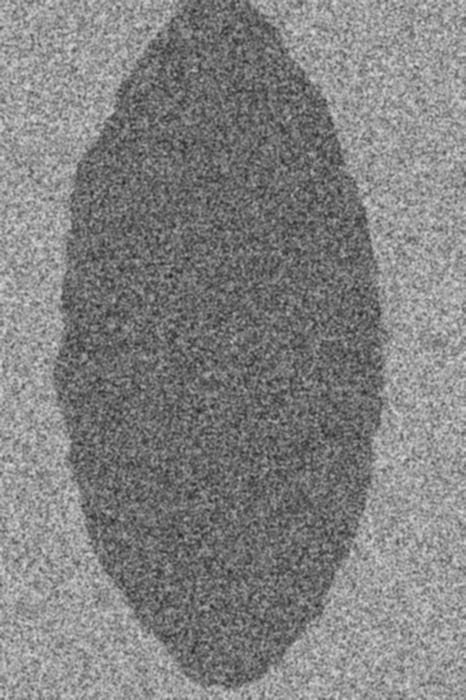
#> input picture DataTraining/BigDomain/04_GuassianBlur.png, 466 x 700 px, found by its file name
$ python 05_MedianFiltering.py
#> lines starting #> are read from the running program, lines starting #| are printed output that depends on the picture
import numpy as np
import cv2
import matplotlib as mpl
import matplotlib.pyplot as plt

mpl.style.use('myMatplotlibStylesheet.mplstyle')
mpl.rcParams['figure.figsize'] = 6.0,6.0
mpl.rcParams['figure.subplot.bottom'] = 0.1
mpl.rcParams['figure.subplot.left'] = 0.1
mpl.rcParams['figure.subplot.right'] = 0.9
mpl.rcParams['figure.subplot.top'] = 0.9

img = cv2.imread('04_GuassianBlur.png', 0)
#> img is the input picture: shape (700, 466); min 34, max 218, mean 129.6

#Here is the code to use the median filter:

median_blur= cv2.medianBlur(img,5)
cv2.imwrite("05_MedianFiltered.png",median_blur)


# plot all the images and their histograms
images = [img, 0,
          median_blur, 0]

titles = ['Gaussian blurred','Gaussianized histogram',
          'Median filtered', 'Medianized histogram']

for i in np.arange(2):
    plt.subplot(2,2,i*2+1),plt.imshow(images[i*2],'gray')
    plt.title(titles[i*2]), plt.xticks([]), plt.yticks([])
    plt.subplot(2,2,i*2+2),plt.hist(images[i*2].ravel(),128)
    plt.title(titles[i*2+1]), plt.xticks([]), plt.yticks([])

plt.show()
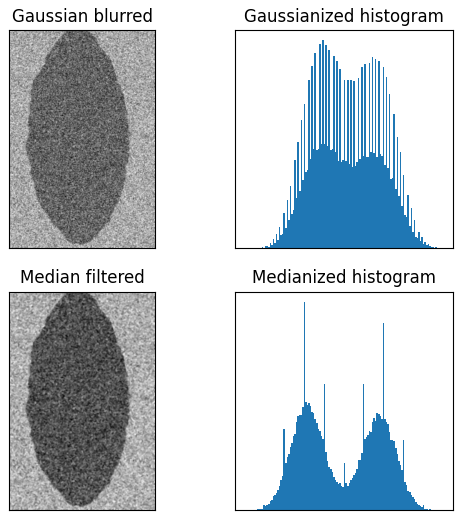
#> figure drawn by matplotlib, 4 panels
plt.savefig("05_MedianFilteredEffect.png")
plt.savefig("05_MedianFilteredEffect.pdf")
